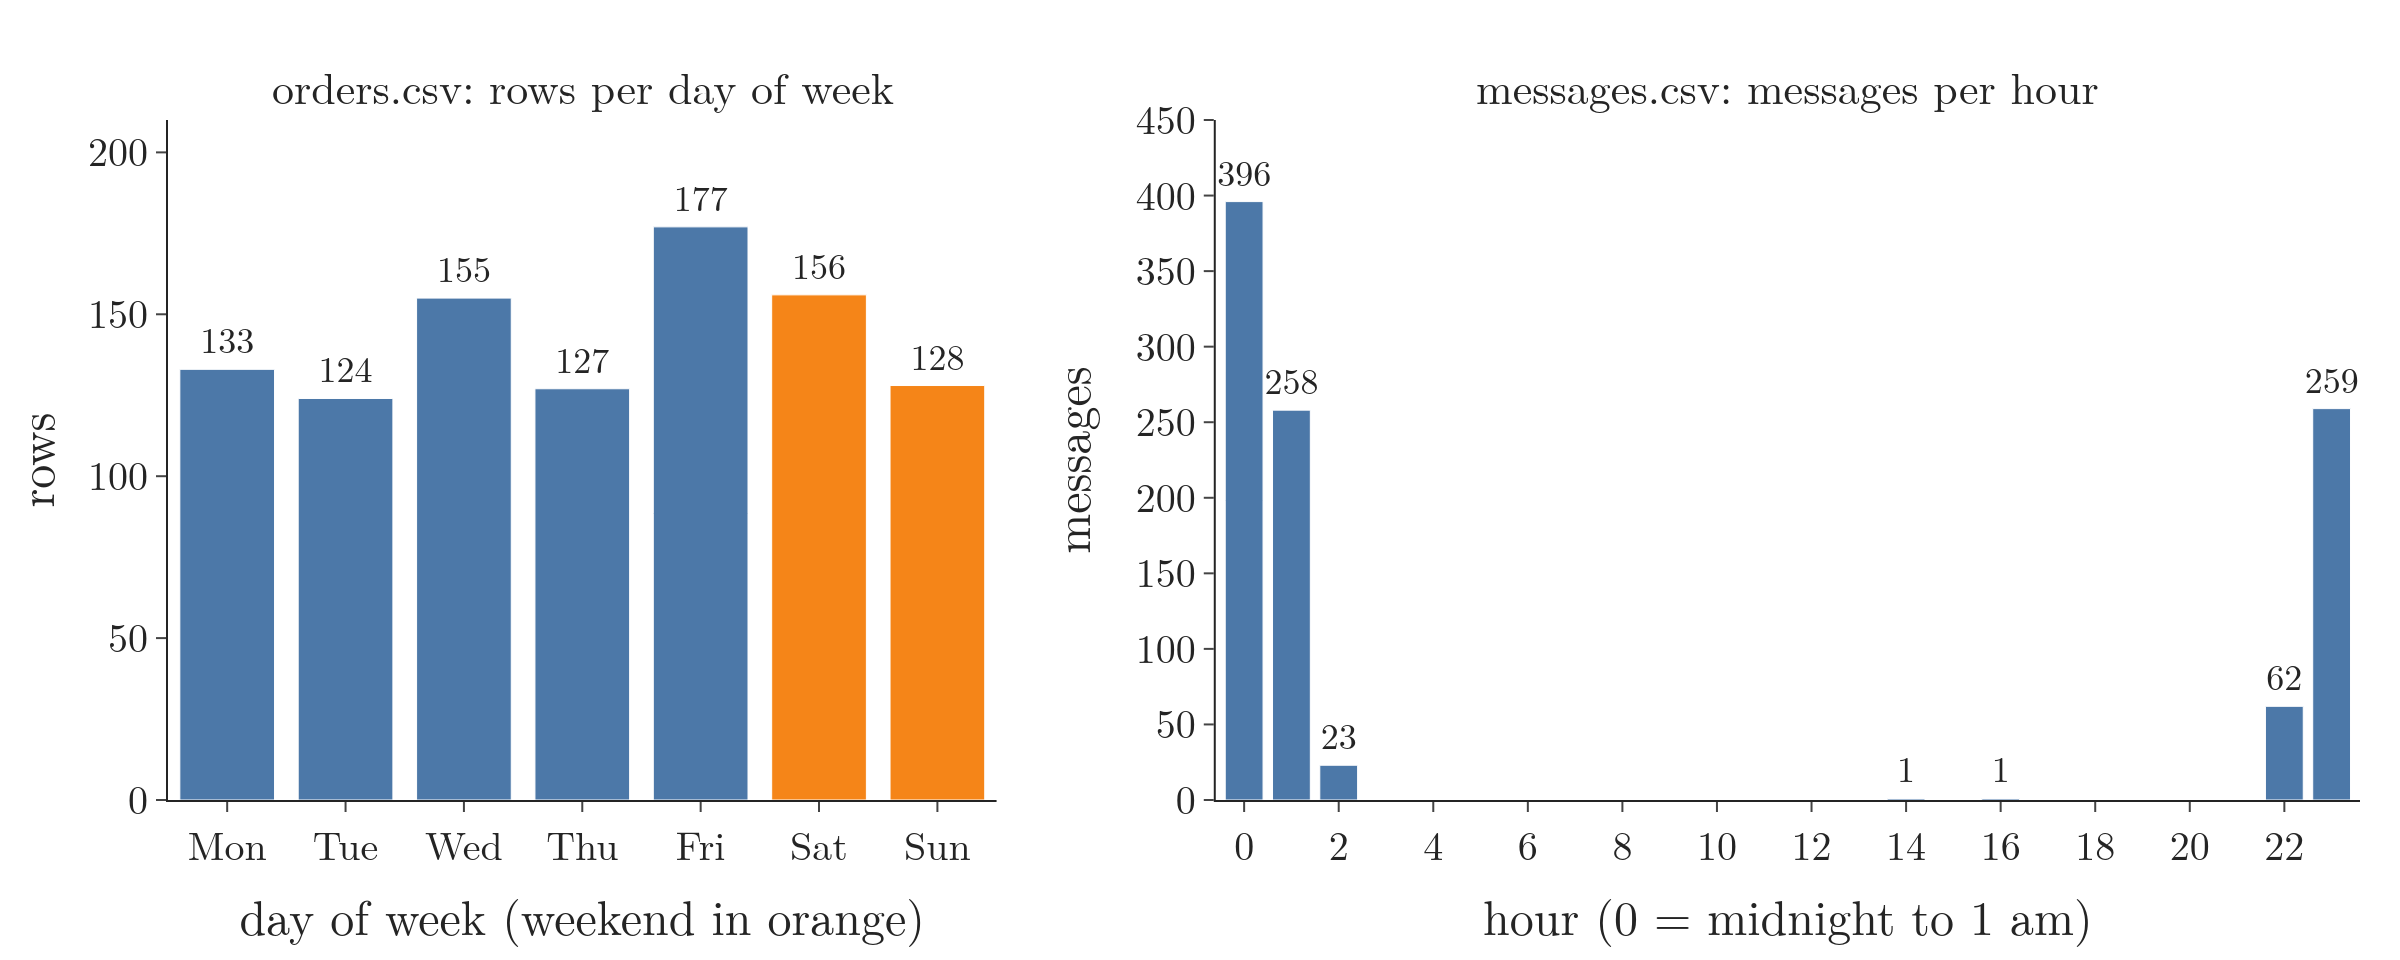

The script that drew this image:
"""Plotly chart for Note 34: orders rows per weekday, and messages per hour of the day."""
from pathlib import Path
import pandas as pd
import plotly.graph_objects as go
from plotly.subplots import make_subplots

here = Path(__file__).parent
BLUE, ORANGE = "#4C78A8", "#F58518"
orders = pd.read_csv(here.parent / "data" / "orders.csv", parse_dates=["date"])
messages = pd.read_csv(here.parent / "data" / "messages.csv", parse_dates=["date"])

days = ["Monday", "Tuesday", "Wednesday", "Thursday", "Friday", "Saturday", "Sunday"]
dow = orders["date"].dt.day_name().value_counts().reindex(days)
hour = messages["date"].dt.hour.value_counts().reindex(range(24), fill_value=0)

fig = make_subplots(1, 2, horizontal_spacing=0.1, column_widths=[0.42, 0.58],
                    subplot_titles=["orders.csv: rows per day of week", "messages.csv: messages per hour"])
fig.add_trace(go.Bar(x=[d[:3] for d in days], y=dow.values, text=dow.values, textposition="outside",
                     marker_color=[ORANGE if d in ("Saturday", "Sunday") else BLUE for d in days]), 1, 1)
fig.add_trace(go.Bar(x=hour.index, y=hour.values, text=[v if v else "" for v in hour.values],
                     textposition="outside", marker_color=BLUE), 1, 2)
fig.update_yaxes(title="rows", range=[0, 210], row=1, col=1)
fig.update_yaxes(title="messages", range=[0, 450], row=1, col=2)
fig.update_xaxes(title="day of week (weekend in orange)", row=1, col=1)
fig.update_xaxes(title="hour (0 = midnight to 1 am)", dtick=2, range=[-0.6, 23.6], row=1, col=2)
fig.update_layout(template="simple_white", width=1200, height=480, showlegend=False,
                  font=dict(family="Latin Modern Roman", size=20), margin=dict(l=70, r=20, t=60, b=70))
fig.update_annotations(font_size=22)
fig.update_traces(cliponaxis=False, textfont_size=18)
fig.update_layout(uniformtext_minsize=18, uniformtext_mode="show")
fig.write_image(here / "counts.png", scale=2)
fig.write_image(here / "counts.pdf")
